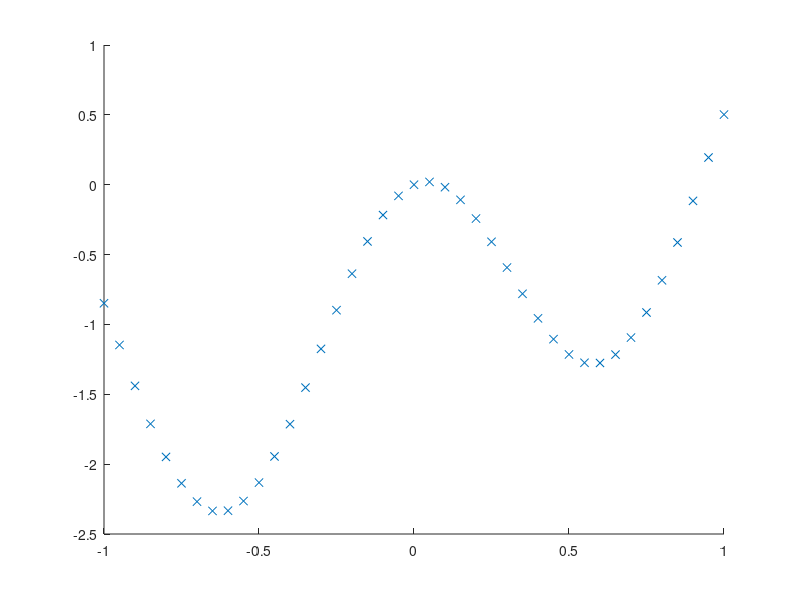

MATLAB code for this plot: (Note: this script raises an error after producing the figure.)
% https://la.mathworks.com/help/deeplearning/ref/feedforwardnet.html?s_tid=doc_ta

x = -1:0.05:1;
y = -0.5*x.^3+1*cos(x*5)+exp(x)-2;

figure; hold on;
plot(x,y,'x');

netconf = [10];
net = feedforwardnet(netconf);
% net = trainlm(net,x,y);  % Levenberg Marquardt
% net = traingd(net,x,y);  % Gradient Descent
net = traingdm(net,x,y); % Gradient Descent Momentum

net.trainparam.lr=0.5;
net.trainParam.epochs=5000;

y_pred = net(x);
plot(x,y_pred,'linewidth',0.5);
perf = perform(net,y_pred,y)
